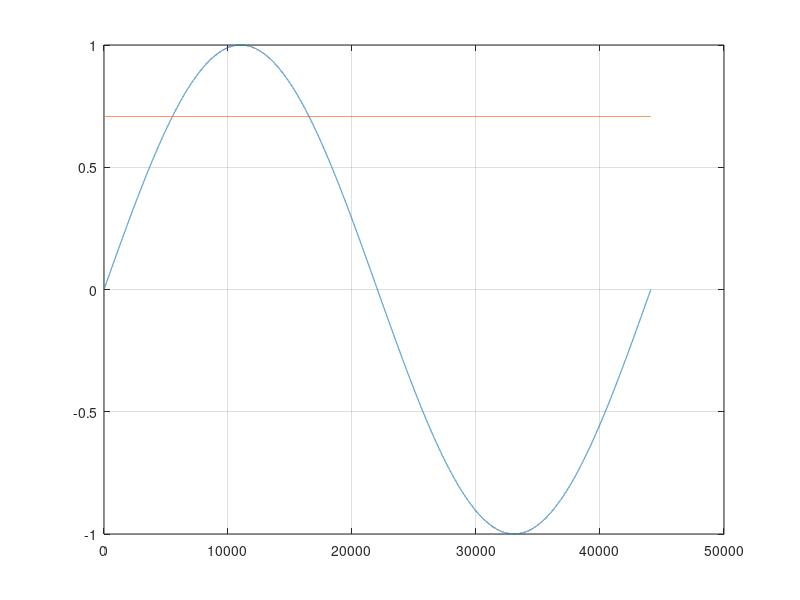

Reproduce this figure in MATLAB.
clc , clear all , close all
%%
% RMS Level 
% promedio de la senal: sin embargo no se usa el promedio aritmetico debido
% a que hay valores negativos y este promedio seria cercano a cero, se hac
% el promedio de la magnitud usado el cuadrado y despues si el promedio
% aritmetico

fs = 44100; Ts = 1 / fs ; tiempoSignal = 1 ; t = Ts : Ts : tiempoSignal;
t = t(:); frec = 1;

signal = sin(2 * pi * frec * t); plot(signal) ; grid on ; hold on ;

%cuadrado de cada elemento
% -2 * -2 = 4 ; 2 * 2 = 4

sigCuad = signal .^2;  %plot(sigCuad); % va de 0 a 1

% promedio arit de la senal al cuadrado
meanSquare = 0;
suma = 0 ;
for i = 1 : length(sigCuad)
    meanSquare = (meanSquare + sigCuad(i)) / i ; % no es asi solo era por probar
    suma = suma + sigCuad(i) ;
end
meanSquare
meanSquareA = suma  / length(sigCuad)
meanSquareB = sum(sigCuad) / length(sigCuad)
meanSquareC = mean(sigCuad)

% sacar la raiz del promedio anterior
rootMeanSquare = sqrt(meanSquareC)
rmuestras = [];
for i = 1 : length(signal)
    rmuestras(i) = rootMeanSquare;
end
plot(rmuestras);
